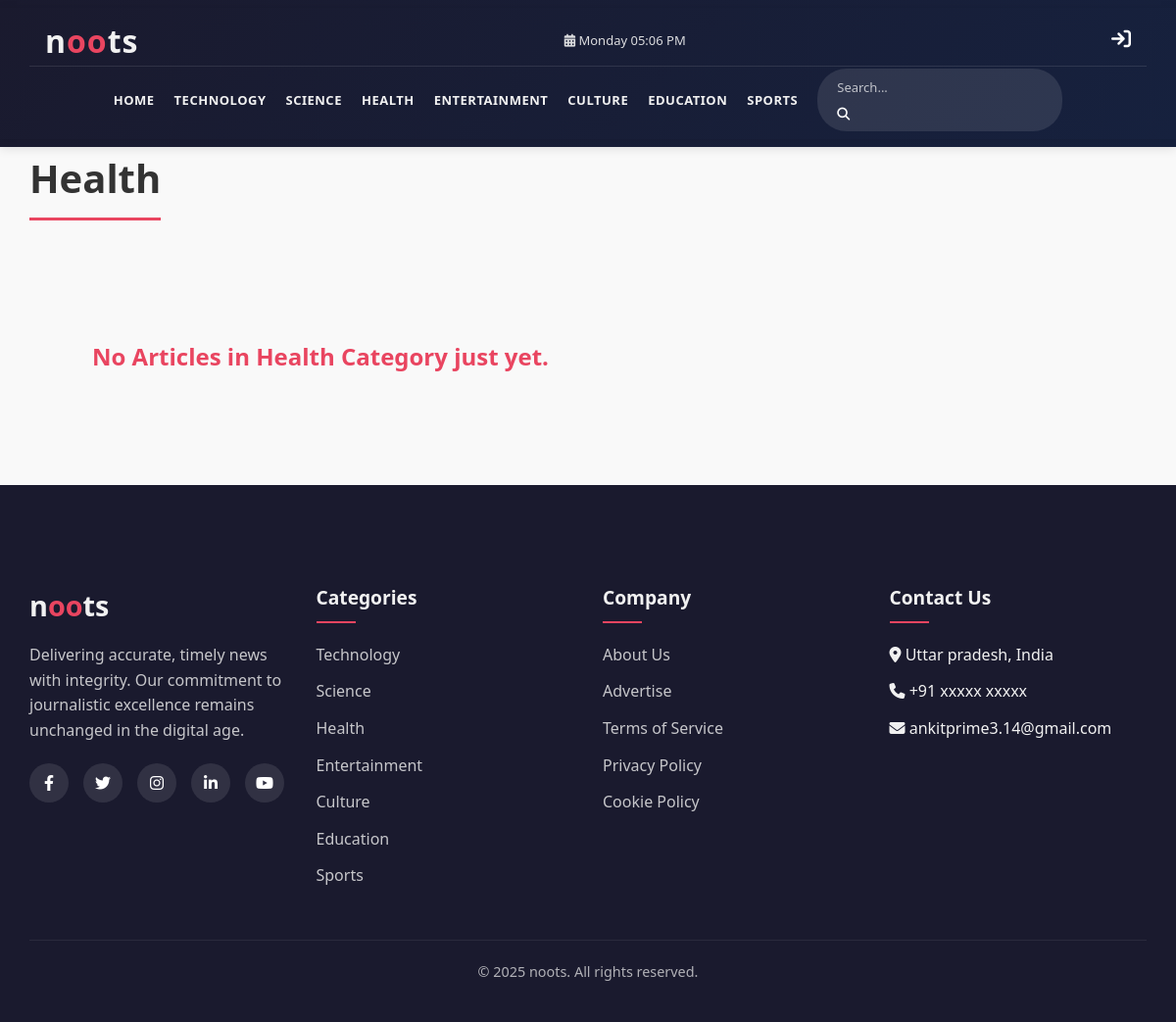
The app's page /categories.php?name=Health with its own data.
### tables this page shows
CREATE TABLE `categories` (
  `id` int(255) NOT NULL,
  `Name` varchar(200) NOT NULL,
  `description` varchar(1111) NOT NULL,
  `created_at` timestamp NOT NULL DEFAULT current_timestamp() ON UPDATE current_timestamp()
);

### categories.php (the view, shortened to what this page needs)
<?php
    require './config/config.php';
if (isset($_GET['name'])) {
    $name = $_GET['name'];
    $articlesPerPage = 8;
    $currentPage = isset($_GET['page']) ? (int)$_GET['page'] : 1;
    $currentPage = max(1, $currentPage);
    $offset = ($currentPage - 1) * $articlesPerPage;
    $articlesStmt = $conn->prepare("SELECT article.id AS id, article.title AS title , article.category AS category , article.description AS description, article.image AS image , author.username AS author, article.created_at AS created_at  FROM article JOIN author ON article.author_id = author.id WHERE category = :name LIMIT :limit OFFSET :offset");
    $articlesStmt->bindValue(':name', $name, PDO::PARAM_STR);
    $articlesStmt->bindValue(':limit', $articlesPerPage, PDO::PARAM_INT);
    $articlesStmt->bindValue(':offset', $offset, PDO::PARAM_INT);
    $articlesStmt->execute();
    $allArticles = $articlesStmt->fetchAll(PDO::FETCH_OBJ);
}
?>
<!DOCTYPE html>
<html lang="en">
<head>
    <link rel="stylesheet" href="https://cdnjs.cloudflare.com/ajax/libs/font-awesome/6.4.0/css/all.min.css">
     <link rel="stylesheet" href="./css/category.css">
</head>
<body>
    <header>
        <?php require'./include/header.php'; ?>
    </header>
    <div class="container">
        <h1 class="page-title"><?php echo $name; ?></h1>
        <div class="articles-grid">
             <?php  if(count($allArticles) > 0 ):  ?>
                <?php foreach($allArticles as $article): ?>
                        <div class="article-card">
                            <a style="text-decoration:none"  href="<?php echo APPURL; ?>/article.php?id=<?php echo $article->id; ?>&title=<?php echo $article->title;?>">
                                <div class="article-image" style="background-image: url('<?php echo $article->image; ?>');">
                                    <span class="category-tag"><?php echo $article->category; ?></span>
                                </div>
                                <div class="article-content">
                                    <h3 class="article-title"><?php echo $article->title; ?></h3>
                                    <p class="article-excerpt"><?php echo $article->description; ?></p>
                                    <div class="article-meta">
                                        <span><?php echo $article->author; ?></span>
                                        <span><?php
                                                $formattedDate = date(" F j, Y", strtotime($article->created_at));
                                                echo $formattedDate;
                                            ?></span>
                                    </div>
                                </div>
                             </a>
                        </div>
                <?php endforeach; ?>
            <?php else: ?>
                <h2 style="color:#e94560; margin:4rem;">No Articles in <?php echo $name; ?>  Category just yet.</h2>
            <?php endif; ?>
        </div>
    </div>
    <footer>
        <?php require'./include/footer.php'; ?>
    </footer>
</body>
</html>

### include/header.php (shortened to what this page needs)
<?php
    require "./config/config.php";
    $stmt = $conn->prepare("SELECT * FROM categories");
    $stmt->execute();
    $allCategories = $stmt->fetchAll(PDO::FETCH_OBJ);
?>
<!DOCTYPE html>
<html lang="en">
<head>
  <link rel="stylesheet" href="https://cdnjs.cloudflare.com/ajax/libs/font-awesome/6.4.0/css/all.min.css" />
  <link rel="stylesheet" href="./css/header.css" />
</head>
<body>
<header>
  <div class="container">
    <div class="header-top">
      <div class="logo">n<span>oo</span>ts</div>
      <div class="date-display">
        <i class="fas fa-calendar-alt"></i>
        <span id="current-date"><?php
        echo date("l h:m A"); ?></span>
      </div>
      <div class="login-link">
        <a href="./auth/login.php" style="size:15px"><i class="fa-solid fas fa-arrow-right-to-bracket"></i></a>
      </div>
    </div>
    <nav>
      <ul class="nav-menu" id="navMenu">
        <li><a href="./index.php">Home</a></li>
        <?php if (!empty($allCategories)) : ?>
          <?php foreach ($allCategories as $categorie) : ?>
            <li>
              <a href="<?php echo APPURL; ?>/categories.php?name=<?php echo urlencode($categorie->Name); ?>">
                <?php echo htmlspecialchars($categorie->Name); ?>
              </a>
            </li>
          <?php endforeach; ?>
        <?php else: ?>
          <li><em>No categories found</em></li>
        <?php endif; ?>
        <li>
          <div class="header-actions">
            <div class="search-bar">
              <form action="search.php" method="GET">
                <input type="text" name="query" placeholder="Search..." />
                <button type="submit"><i class="fas fa-search"></i></button>
              </form>
            </div>
          </div>
        </li>
      </ul>
    </nav>
  </div>
</header>
</body>
</html>

### include/footer.php (shortened to what this page needs)
<?php
    require "./config/config.php";
    $categories = $conn->query("SELECT * FROM categories");
    $categories->execute();
    $allcategories = $categories->fetchall(PDO::FETCH_OBJ);
?>
<!DOCTYPE html>
<html lang="en">
<head>
    <link rel="stylesheet" href="https://cdnjs.cloudflare.com/ajax/libs/font-awesome/6.4.0/css/all.min.css">
    <link rel="stylesheet" href="./css/style.css">
    <link rel="stylesheet" href="./css/footer.css">
</head>
<body>
    <footer>
        <div class="container">
            <div class="footer-content">
                <div class="footer-about">
                    <div class="footer-logo">n<span>oo</span>ts</div>
                    <p>Delivering accurate, timely news with integrity. Our commitment to journalistic excellence remains unchanged in the digital age.</p>
                    <div class="social-links">
                        <a href="#"><i class="fab fa-facebook-f"></i></a>
                        <a href="#"><i class="fab fa-twitter"></i></a>
                        <a href="#"><i class="fab fa-instagram"></i></a>
                        <a href="#"><i class="fab fa-linkedin-in"></i></a>
                        <a href="#"><i class="fab fa-youtube"></i></a>
                    </div>
                </div>
                <div class="footer-links-section">
                    <h4 class="footer-heading">Categories</h4>
                    <ul class="footer-links">
                    <?php   foreach($allcategories as $category): ?>
                            <li><a href="<?php echo APPURL;?>/category.php/name=<?php echo $category->Name; ?> "><?php echo $category->Name; ?></a></li>
                    <?php endforeach; ?>
                    </ul>
                </div>
                <div class="footer-links-section">
                    <h4 class="footer-heading">Company</h4>
                    <ul class="footer-links">
                        <li><a href="#">About Us</a></li>
                        <li><a href="#">Advertise</a></li>
                        <li><a href="#">Terms of Service</a></li>
                        <li><a href="#">Privacy Policy</a></li>
                        <li><a href="#">Cookie Policy</a></li>
                    </ul>
                </div>
                <div class="footer-links-section">
                    <h4 class="footer-heading">Contact Us</h4>
                    <ul class="footer-links">
                        <li><i class="fas fa-map-marker-alt"></i> Uttar pradesh, India</li>
                        <li><i class="fas fa-phone"></i> +91 xxxxx xxxxx</li>
                        <li><i class="fas fa-envelope"></i> ankitprime3.14@gmail.com</li>
                    </ul>
                </div>
            </div>
            <div class="copyright">
                &copy; 2025 noots. All rights reserved.
            </div>
        </div>
    </footer>
</body>
</html>

### css/category.css (style rules this page uses)
:root { --primary-color: #1a1a2e; --secondary: #e94560; --accent-color: #0f3460; --highlight-color: #e94560; --text-color: #333; --light-text: #f1f1f1; --gray-bg: #f5f5f5; --border-radius: 8px; --box-shadow: 0 4px 12px rgba(28, 19, 19, 0.1); --transition: all 0.3s ease; }
.container { max-width: 1200px; margin: 2rem auto; padding: 0 1.5rem; }
.page-title { font-size: 2.5rem; color: var(--primary); margin-bottom: 1.5rem; padding-bottom: 0.5rem; border-bottom: 3px solid var(--secondary); display: inline-block; }
.articles-grid { display: grid; grid-template-columns: repeat(auto-fill, minmax(300px, 1fr)); gap: 2rem; margin-bottom: 3rem; }

### css/header.css (style rules this page uses)
:root { --primary-color: #1a1a2e; --secondary-color: #16213e; --accent-color: #0f3460; --highlight-color: #e94560; --text-color: #333; --light-text: #f1f1f1; --gray-bg: #f5f5f5; --border-radius: 8px; --box-shadow: 0 4px 12px rgba(0, 0, 0, 0.1); --transition: all 0.3s ease; --font-sm: clamp(0.8rem, 2vw, 13px); --font-md: clamp(1rem, 2.2vw, 1rem); --font-lg: clamp(1.5rem, 4vw, 2rem); }
header { background: linear-gradient(135deg, var(--primary-color), var(--secondary-color)); color: var(--light-text); position: sticky; top: 0; z-index: 100; box-shadow: 0 2px 10px rgba(0, 0, 0, 0.1); transition: transform 0.3s ease-in-out; }
a { text-decoration: none; color: white; }
.header-top { display: flex; justify-content: space-between; align-items: center; flex-wrap: wrap; gap: 10px; padding: 0 1rem; }
.logo { font-size: var(--font-lg); font-weight: 800; letter-spacing: 1px; white-space: nowrap; }
.logo span { color: var(--highlight-color); }
.date-display { font-size: var(--font-sm); opacity: 0.9; white-space: nowrap; }
.fa-arrow-right-to-bracket { font-size: 20px; }
.header-actions { display: flex; gap: 15px; align-items: center; }
.search-bar { display: flex; background: rgba(255, 255, 255, 0.1); border-radius: 30px; padding: 5px 15px; width: 100%; max-width: 250px; box-sizing: border-box; }
.search-bar input { background: transparent; border: none; color: white; outline: none; flex-grow: 1; padding: 5px; font-size: var(--font-sm); min-width: 0; }
.search-bar input::placeholder { color: rgba(255, 255, 255, 0.7); }
.search-bar button { background: none; border: none; color: white; cursor: pointer; font-size: var(--font-sm); padding: 0 5px; }
.nav-menu { padding-top: 2px; border-top: 1px solid rgba(255, 255, 255, 0.1); display: flex; list-style: none; justify-content: center; gap: 20px; margin: 0; flex-wrap: wrap; }
.nav-menu li a { color: var(--light-text); text-decoration: none; font-weight: 600; text-transform: uppercase; font-size: var(--font-sm); letter-spacing: 0.5px; transition: var(--transition); padding: 8px 0; position: relative; display: inline-block; }
.nav-menu li a::after { content: ''; position: absolute; bottom: 0; left: 0; width: 0; height: 2px; background: var(--highlight-color); transition: var(--transition); }
@media (min-width: 1024px) { header { padding: 8px 0; } }
@media (min-width: 1024px) { .nav-menu { flex-wrap: nowrap; align-items: center; } }

### css/style.css (style rules this page uses)
:root { --primary-color: #1a1a2e; --secondary-color: #16213e; --accent-color: #0f3460; --highlight-color: #e94560; --text-color: #333; --light-text: #f1f1f1; --gray-bg: #f5f5f5; --border-radius: 8px; --box-shadow: 0 4px 12px rgba(0, 0, 0, 0.1); --transition: all 0.3s ease; }
* { margin: 0; padding: 0; box-sizing: border-box; font-family: 'Segoe UI', Tahoma, Geneva, Verdana, sans-serif; }
body { background-color: #f9f9f9; color: var(--text-color); line-height: 1.6; }
.container { width: 100%; max-width: 1400px; margin: 0 auto; padding: 0 30px; }
.articles-grid { display: grid; grid-template-columns: repeat(auto-fit, minmax(300px, 1fr)); gap: 25px; }

### include/header.php (style rules this page uses)
.container { max-width: 1200px; padding: 0 1rem; margin: 0 auto; }
.login-link { white-space: nowrap; font-size: var(--font-sm); }

### records on screen
categories: Name "TECHNOLOGY", Name "Technology"
categories: Name "SCIENCE", Name "Science"
categories: Name "HEALTH", Name "Health"
categories: Name "ENTERTAINMENT", Name "Entertainment"
categories: Name "CULTURE", Name "Culture"
categories: Name "EDUCATION", Name "Education"
categories: Name "SPORTS", Name "Sports"

### other values on screen
$name "Health"
